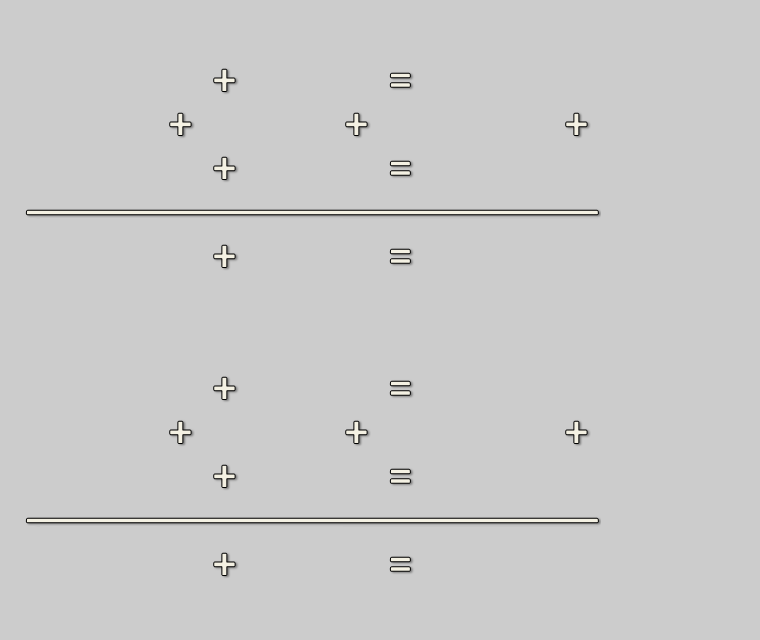
#> input picture model/img_algebraf/alg00.png, 760 x 640 px; its folder holds only this picture in this run
$ python prepare_samples.py
#> lines starting #> are read from the running program, lines starting #| are printed output that depends on the picture
import os
from PIL import Image

# prepare samples from algebraf backgrounds
alg_PATH = "../model/img_algebraf/"

directions = [
    (208, 66, 238, 96),
    (208, 153, 238, 183),
    (208, 241, 238, 271),
    (164, 109, 194, 139),
    (341, 109, 371, 139),
    (561, 109, 591, 139)
    ]

counter = 0

for image in os.listdir(alg_PATH):
    im = Image.open(alg_PATH + image)
#> im is the input picture: PIL image 760x640 RGBA; mean R, G, B, A 202.5, 202.4, 202.3, 255
    for direction in directions:
        im.crop(direction).save("../model/img_train/sign"+str(counter)+".png")
        counter += 1
        print("sign"+str(counter)+".png saved")
#> this loop made 6 passes
#> pass 1, `im.crop(direction).save("../model/img_train/sign"+str(counter)+".png")`:
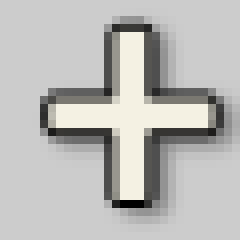
#> saved as sign0.png: PIL image 30x30 RGBA (shown 8 times larger); mean R, G, B, A 186.7, 186.2, 184, 255
#> pass 2, `im.crop(direction).save("../model/img_train/sign"+str(counter)+".png")`:
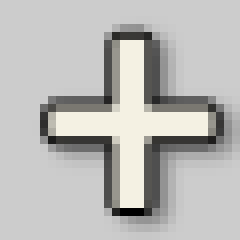
#> saved as sign1.png: PIL image 30x30 RGBA (shown 8 times larger); mean R, G, B, A 186.7, 186.2, 184, 255
#> after the loop, counter = 6

print("EOF")
